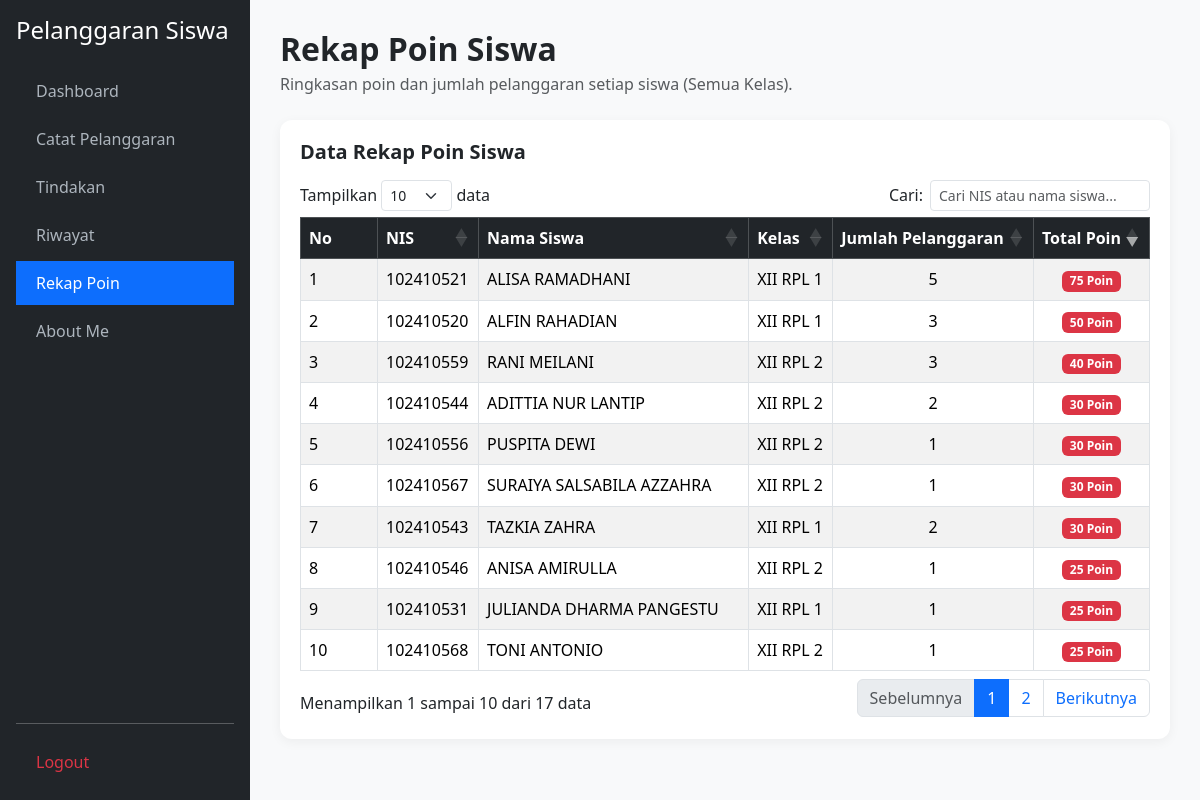
/rekap_poin.php, run on the app's committed database.
### tables this page shows
CREATE TABLE `t_siswa` (
  `id` int(11) NOT NULL,
  `nis` varchar(30) NOT NULL,
  `nisn` varchar(20) DEFAULT NULL,
  `nama` varchar(150) NOT NULL,
  `jenis_kelamin` char(1) DEFAULT NULL,
  `tanggal_lahir` date DEFAULT NULL,
  `alamat` text DEFAULT NULL,
  `status_aktif` tinyint(1) DEFAULT 1,
  `created_at` timestamp NULL DEFAULT NULL,
  `updated_at` timestamp NULL DEFAULT NULL
);

### rekap_poin.php (the view, shortened to what this page needs)
<?php
require_once 'koneksi.php';
$conn = $conn ?? ($koneksi ?? null);
$sql = "SELECT s.id AS siswa_id, s.nis, s.nama AS nama_siswa, k.nama AS nama_kelas,
        COUNT(ps.id) AS jumlah_pelanggaran, COALESCE(SUM(ps.poin), 0) AS total_poin
        FROM t_siswa AS s
        LEFT JOIN t_kelas_siswa AS ks ON ks.siswa_id = s.id AND ks.status_aktif = 1
        LEFT JOIN t_kelas AS k ON k.id = ks.kelas_id
        LEFT JOIN t_pelanggaran_siswa AS ps ON ps.siswa_id = s.id
        GROUP BY s.id, s.nis, s.nama, k.nama
        HAVING jumlah_pelanggaran > 0
        ORDER BY total_poin DESC, s.nama ASC";
$result = mysqli_query($conn, $sql);
function e($v) { return htmlspecialchars((string)($v ?? '-'), ENT_QUOTES, 'UTF-8'); }
?>
<!DOCTYPE html>
<html lang="id">
<head>
    <link href="https://cdn.jsdelivr.net/npm/bootstrap@5.3.3/dist/css/bootstrap.min.css" rel="stylesheet">
    <link href="https://cdn.datatables.net/1.13.8/css/dataTables.bootstrap5.min.css" rel="stylesheet">
</head>
<body>
<div class="sidebar d-flex flex-column p-3">
    <h4 class="text-white mb-4">Pelanggaran Siswa</h4>
    <ul class="nav nav-pills flex-column mb-auto">
        <li class="nav-item mb-1"><a href="dashboard.php">Dashboard</a></li>
        <li class="nav-item mb-1"><a href="catat_pelanggaran.php">Catat Pelanggaran</a></li>
        <li class="nav-item mb-1"><a href="tindakan.php">Tindakan</a></li>
        <li class="nav-item mb-1"><a href="riwayat.php">Riwayat</a></li>
        <li class="nav-item mb-1"><a href="rekap_poin.php" class="active">Rekap Poin</a></li>
        <li class="nav-item mb-1"><a href="about_me.php">About Me</a></li>
    </ul>
    <hr><a href="logout.php" class="text-danger" onclick="return confirm('Yakin ingin keluar?')">Logout</a>
</div>
<div class="main">
    <div class="mb-4">
        <h2 class="fw-bold mb-1">Rekap Poin Siswa</h2>
        <p class="text-muted">Ringkasan poin dan jumlah pelanggaran setiap siswa (Semua Kelas).</p>
    </div>
    <div class="table-container">
        <h5 class="fw-bold mb-3">Data Rekap Poin Siswa</h5>
        <div class="table-responsive">
            <table id="tabelRekap" class="table table-bordered table-striped table-hover w-100">
                <thead class="table-dark">
                    <tr>
                        <th style="width: 60px;">No</th><th>NIS</th><th>Nama Siswa</th>
                        <th>Kelas</th><th>Jumlah Pelanggaran</th><th>Total Poin</th>
                    </tr>
                </thead>
                <tbody>
                    <?php while ($row = mysqli_fetch_assoc($result)) : ?>
                        <tr>
                            <td></td>
                            <td><?= e($row['nis']); ?></td>
                            <td><?= e($row['nama_siswa']); ?></td>
                            <td><?= e($row['nama_kelas']); ?></td>
                            <td class="text-center"><?= number_format((int)$row['jumlah_pelanggaran'], 0, ',', '.'); ?></td>
                            <td class="text-center"><span class="badge bg-danger"><?= number_format((int)$row['total_poin'], 0, ',', '.'); ?> Poin</span></td>
                        </tr>
                    <?php endwhile; ?>
                </tbody>
            </table>
        </div>
    </div>
</div>
</body>
</html>

### rekap_poin.php (style rules this page uses)
body { background: #f8f9fa; }
.sidebar { width: 250px; height: 100vh; position: fixed; top: 0; left: 0; background: #212529; color: #fff; padding-top: 15px; overflow-y: auto; }
.sidebar a { display: block; padding: 10px 20px; color: #adb5bd; text-decoration: none; }
.sidebar a:hover, .sidebar a.active { background: #0d6efd; color: #fff; }
.main { margin-left: 250px; padding: 30px; }
.table-container { background: white; padding: 20px; border-radius: 12px; box-shadow: 0 3px 12px rgba(0,0,0,0.05); }

### data on the page
t_siswa: nis "102410521", nama "ALISA RAMADHANI", nama_kelas "XII RPL 1", jumlah_pelanggaran "5", total_poin "75"
t_siswa: nis "102410520", nama "ALFIN RAHADIAN", nama_kelas "XII RPL 1", jumlah_pelanggaran "3", total_poin "50"
t_siswa: nis "102410559", nama "RANI MEILANI", nama_kelas "XII RPL 2", jumlah_pelanggaran "3", total_poin "40"
t_siswa: nis "102410544", nama "ADITTIA NUR LANTIP", nama_kelas "XII RPL 2", jumlah_pelanggaran "2", total_poin "30"
t_siswa: nis "102410556", nama "PUSPITA DEWI", nama_kelas "XII RPL 2", jumlah_pelanggaran "1", total_poin "30"
t_siswa: nis "102410567", nama "SURAIYA SALSABILA AZZAHRA", nama_kelas "XII RPL 2", jumlah_pelanggaran "1", total_poin "30"
t_siswa: nis "102410543", nama "TAZKIA ZAHRA", nama_kelas "XII RPL 1", jumlah_pelanggaran "2", total_poin "30"
t_siswa: nis "102410546", nama "ANISA AMIRULLA", nama_kelas "XII RPL 2", jumlah_pelanggaran "1", total_poin "25"
t_siswa: nis "102410531", nama "JULIANDA DHARMA PANGESTU", nama_kelas "XII RPL 1", jumlah_pelanggaran "1", total_poin "25"
t_siswa: nis "102410568", nama "TONI ANTONIO", nama_kelas "XII RPL 2", jumlah_pelanggaran "1", total_poin "25"
